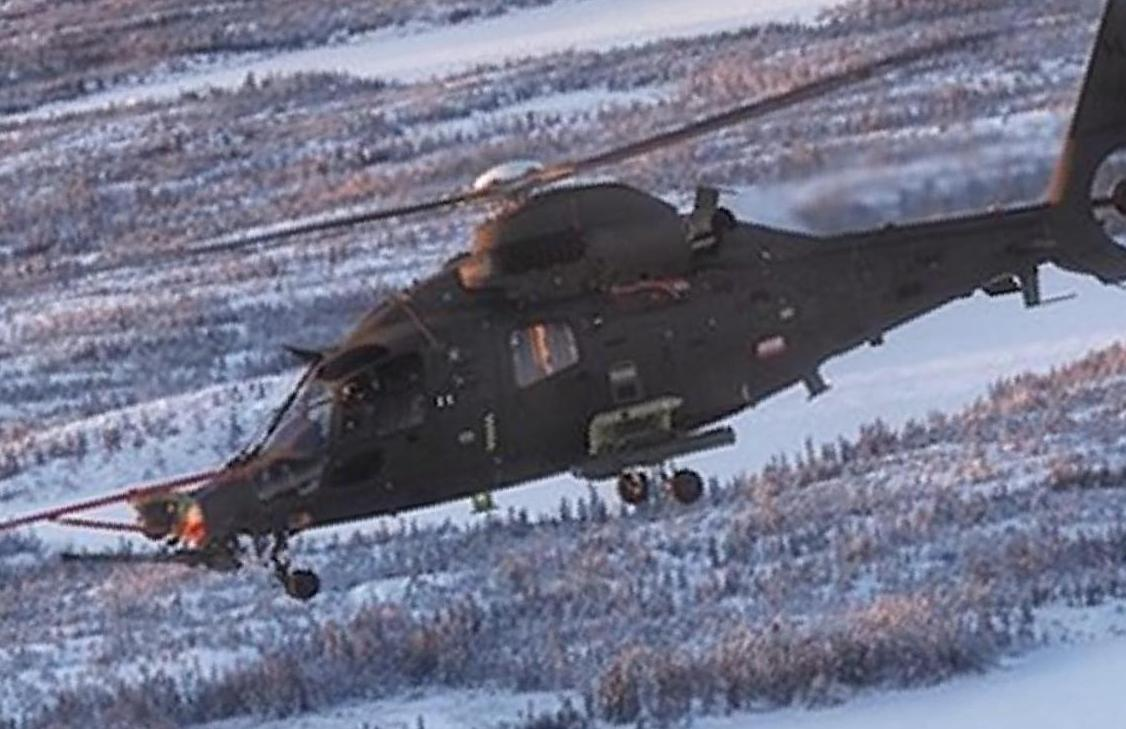
#> input picture 5.cropped/!.1.jpg, 1126 x 729 px; its folder holds only this picture in this run
$ python resize.py
#> lines starting #> are read from the running program, lines starting #| are printed output that depends on the picture
import os
from PIL import Image

source_folder = './5.cropped'
output_folder = './6.resized'

target_size = (1280,960)

if not os.path.exists(output_folder):
    os.makedirs(output_folder)

for filename in os.listdir(source_folder):
    try:
        if filename.lower().endswith(('.jpg', '.png', '.jpeg', '.webp')):
            image_path = os.path.join(source_folder, filename)
            image = Image.open(image_path)
#> image is the input picture: PIL image 1126x729 RGB; mean R, G, B 113.5, 115.8, 135.9
            width, height = image.size
#> width = 1126; height = 729
            width_1 = int(width /0.88)
#> width_1 = 1279
            height_1 = int(height/ 0.76)
#> height_1 = 959
            zoomed_image = image.resize((width_1, height_1), resample=Image.BICUBIC)
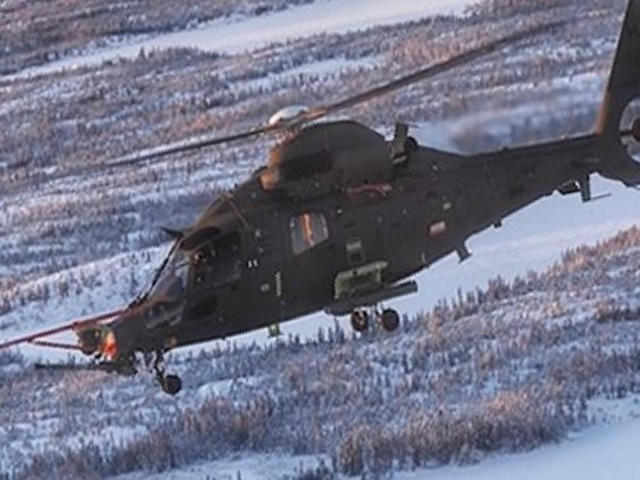
#> zoomed_image: PIL image 1279x959 RGB (shown at 1/2 size); mean R, G, B 113.5, 115.8, 135.9
            resized_image = zoomed_image.resize(target_size, resample=Image.BICUBIC)
            output_path = os.path.join(output_folder, filename)
            resized_image.save(output_path)
    except IOError:
        print(f"File not found: {filename}. Skipping...")
        continue

$ run again, on 5.cropped/!1.jpg
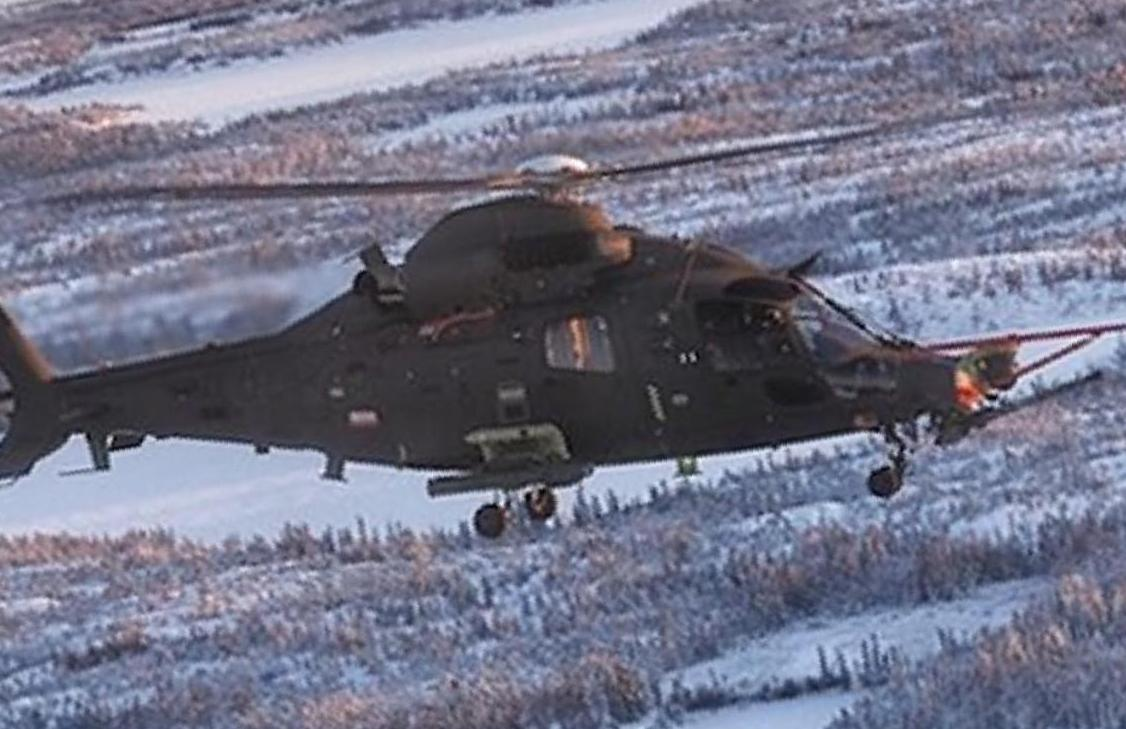
#> input picture 5.cropped/!1.jpg, 1126 x 729 px
#> image is the input picture: PIL image 1126x729 RGB; mean R, G, B 114, 115.9, 135.9
#> `zoomed_image = image.resize((width_1, height_1), resample=Image.BICUBIC)`:
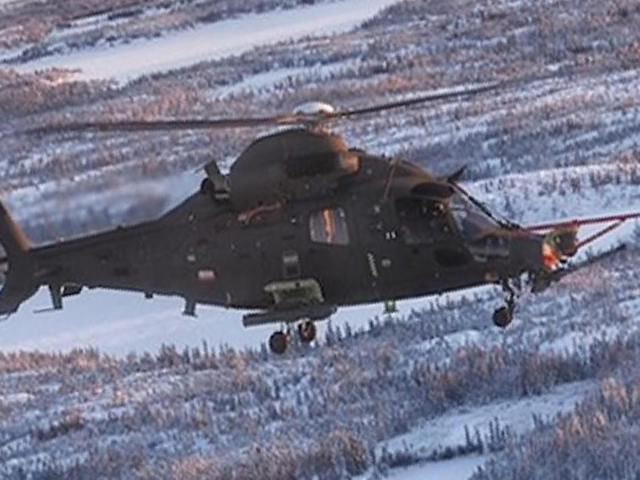
#> zoomed_image: PIL image 1279x959 RGB (shown at 1/2 size); mean R, G, B 114, 115.9, 135.9

$ run again, on 5.cropped/_.1.jpg
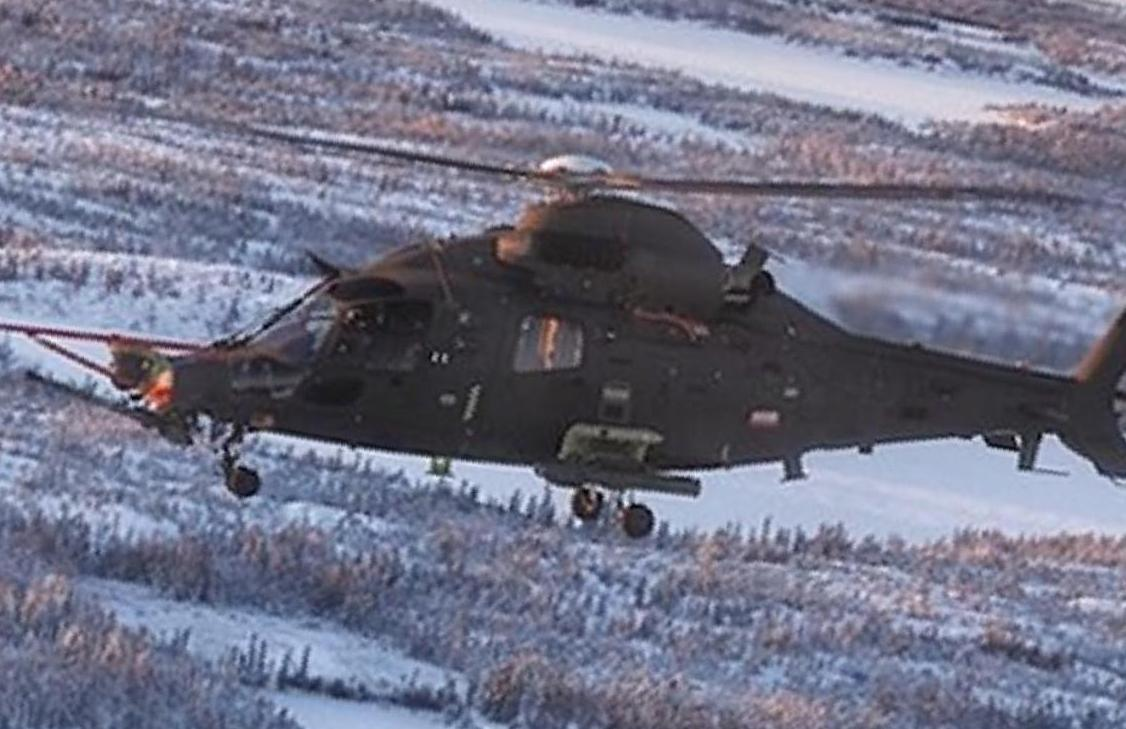
#> input picture 5.cropped/_.1.jpg, 1126 x 729 px
#> image is the input picture: PIL image 1126x729 RGB; mean R, G, B 114, 115.9, 135.9
#> `zoomed_image = image.resize((width_1, height_1), resample=Image.BICUBIC)`:
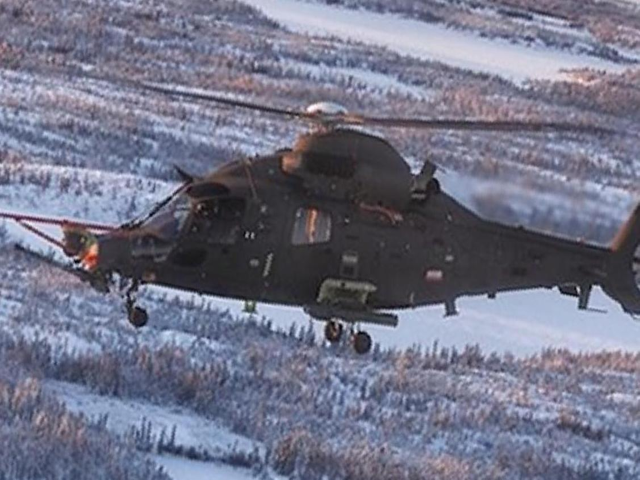
#> zoomed_image: PIL image 1279x959 RGB (shown at 1/2 size); mean R, G, B 114, 115.9, 135.9

$ run again, on 5.cropped/_1.jpg
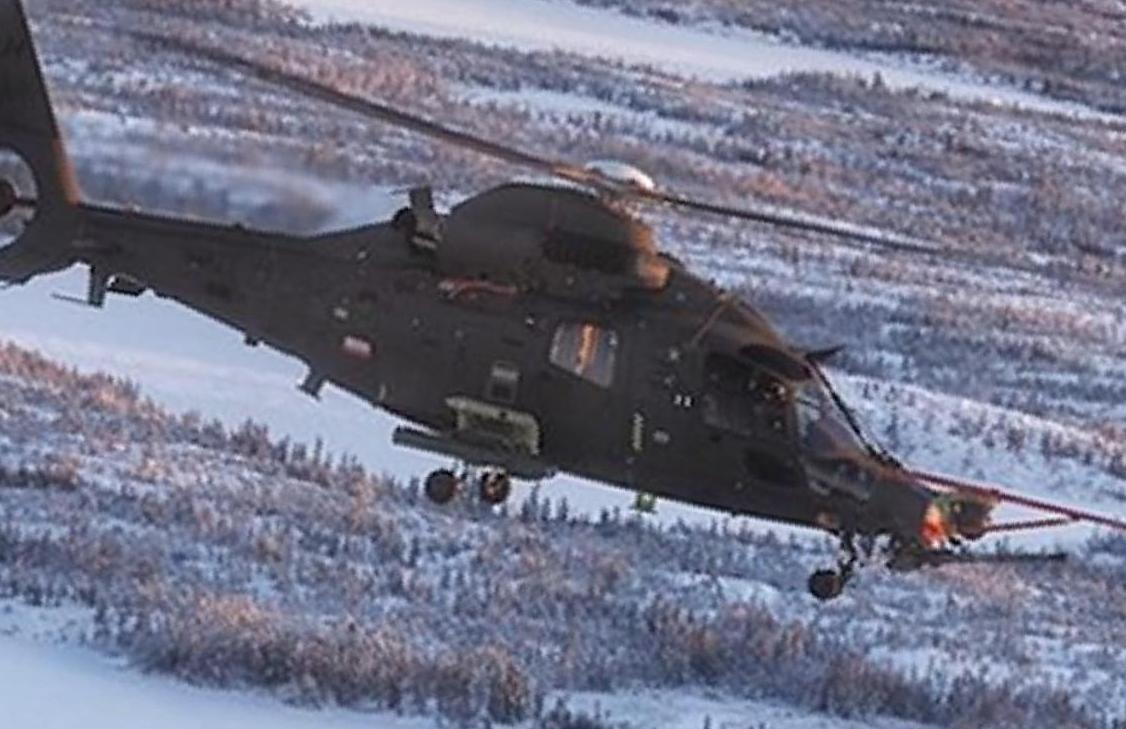
#> input picture 5.cropped/_1.jpg, 1126 x 729 px
#> image is the input picture: PIL image 1126x729 RGB; mean R, G, B 113.4, 115.8, 135.8
#> `zoomed_image = image.resize((width_1, height_1), resample=Image.BICUBIC)`:
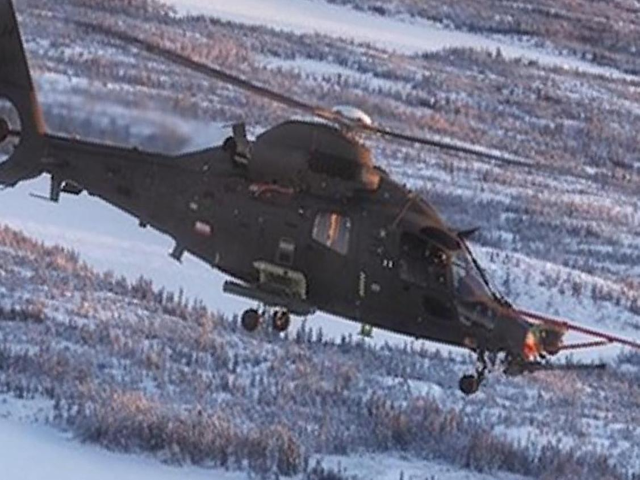
#> zoomed_image: PIL image 1279x959 RGB (shown at 1/2 size); mean R, G, B 113.4, 115.8, 135.8
